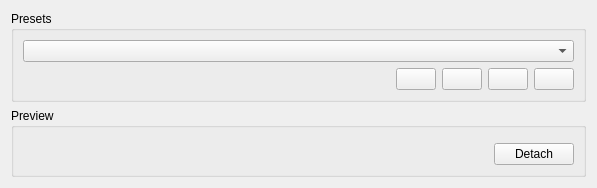
     <widget class="QWidget" name="page_24">
      <layout class="QVBoxLayout" name="verticalLayout_14">
       <item>
        <widget class="QGroupBox" name="groupBox_3">
         <property name="sizePolicy">
          <sizepolicy hsizetype="MinimumExpanding" vsizetype="Preferred">
           <horstretch>0</horstretch>
           <verstretch>0</verstretch>
          </sizepolicy>
         </property>
         <property name="title">
          <string>Presets</string>
         </property>
         <layout class="QVBoxLayout" name="verticalLayout_15">
          <item>
           <widget class="QComboBox" name="presetsCombo">
            <property name="toolTip">
             <string>&lt;p&gt;This combo contains the list of pre-defined settings.
&lt;ul&gt;
&lt;li&gt;&lt;i&gt;(Current)&lt;/i&gt; will discard any changes, and revert to the currently saved style.&lt;/li&gt;
&lt;li&gt;&lt;i&gt;(Default)&lt;/i&gt; will discard any changes, and revert to the QtCurve default style.&lt;/li&gt;
&lt;/ul&gt;</string>
            </property>
           </widget>
          </item>
          <item>
           <layout class="QHBoxLayout" name="horizontalLayout_2">
            <item>
             <spacer name="horizontalSpacer">
              <property name="orientation">
               <enum>Qt::Horizontal</enum>
              </property>
              <property name="sizeHint" stdset="0">
               <size>
                <width>40</width>
                <height>20</height>
               </size>
              </property>
             </spacer>
            </item>
            <item>
             <widget class="QPushButton" name="saveButton">
              <property name="toolTip">
               <string>&lt;p&gt;Save the current settings to be retrieved later.&lt;/p&gt;</string>
              </property>
             </widget>
            </item>
            <item>
             <widget class="QPushButton" name="deleteButton">
              <property name="toolTip">
               <string>&lt;p&gt;Delete a previously stored setting.&lt;/p&gt;</string>
              </property>
             </widget>
            </item>
            <item>
             <widget class="QPushButton" name="importButton">
              <property name="toolTip">
               <string>&lt;p&gt;Import a QtCurve settings file - such as one downloaded from www.kde-look.org&lt;/p&gt;</string>
              </property>
             </widget>
            </item>
            <item>
             <widget class="QPushButton" name="exportButton">
              <property name="toolTip">
               <string>&lt;p&gt;Export the currently defined settings to a file, so that these may be shared with others.&lt;/p&gt;</string>
              </property>
             </widget>
            </item>
           </layout>
          </item>
         </layout>
        </widget>
       </item>
       <item>
        <widget class="QGroupBox" name="previewGroupBox">
         <property name="sizePolicy">
          <sizepolicy hsizetype="Expanding" vsizetype="MinimumExpanding">
           <horstretch>0</horstretch>
           <verstretch>0</verstretch>
          </sizepolicy>
         </property>
         <property name="title">
          <string>Preview</string>
         </property>
         <layout class="QVBoxLayout" name="verticalLayout_13">
          <item>
           <widget class="QWidget" name="previewWidget" native="true">
            <layout class="QGridLayout" name="gridLayout_5">
             <property name="leftMargin">
              <number>0</number>
             </property>
             <property name="topMargin">
              <number>0</number>
             </property>
             <property name="rightMargin">
              <number>0</number>
             </property>
             <property name="bottomMargin">
              <number>0</number>
             </property>
             <item row="0" column="0" colspan="2">
              <widget class="QFrame" name="previewFrame">
               <property name="frameShape">
                <enum>QFrame::StyledPanel</enum>
               </property>
               <property name="frameShadow">
                <enum>QFrame::Sunken</enum>
               </property>
              </widget>
             </item>
             <item row="1" column="0">
              <spacer name="horizontalSpacer_3">
               <property name="orientation">
                <enum>Qt::Horizontal</enum>
               </property>
               <property name="sizeHint" stdset="0">
                <size>
                 <width>465</width>
                 <height>20</height>
                </size>
               </property>
              </spacer>
             </item>
             <item row="1" column="1">
              <widget class="QPushButton" name="previewControlButton">
               <property name="text">
                <string>Detach</string>
               </property>
              </widget>
             </item>
            </layout>
           </widget>
          </item>
         </layout>
        </widget>
       </item>
      </layout>
     </widget>
